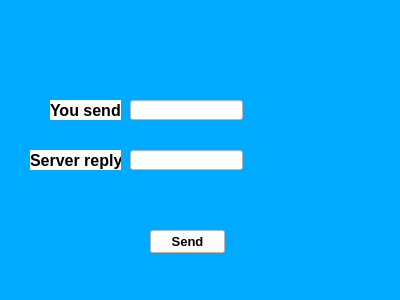
<?xml version="1.0" encoding="UTF-8"?>
<ui version="4.0">
 <class>MainWindow</class>
 <widget class="QMainWindow" name="MainWindow">
  <property name="geometry">
   <rect>
    <x>0</x>
    <y>0</y>
    <width>400</width>
    <height>300</height>
   </rect>
  </property>
  <property name="font">
   <font>
    <family>Yu Gothic UI</family>
    <pointsize>8</pointsize>
   </font>
  </property>
  <property name="windowTitle">
   <string>MainWindow</string>
  </property>
  <property name="styleSheet">
   <string notr="true">background-color: rgb(0, 170, 255);</string>
  </property>
  <widget class="QWidget" name="centralWidget">
   <widget class="QLineEdit" name="lineEdit">
    <property name="geometry">
     <rect>
      <x>130</x>
      <y>100</y>
      <width>113</width>
      <height>20</height>
     </rect>
    </property>
    <property name="styleSheet">
     <string notr="true">background-color: rgb(255, 255, 255);</string>
    </property>
   </widget>
   <widget class="QLineEdit" name="lineEdit_2">
    <property name="geometry">
     <rect>
      <x>130</x>
      <y>150</y>
      <width>113</width>
      <height>20</height>
     </rect>
    </property>
    <property name="styleSheet">
     <string notr="true">background-color: rgb(255, 255, 255);</string>
    </property>
   </widget>
   <widget class="QLabel" name="label">
    <property name="geometry">
     <rect>
      <x>50</x>
      <y>100</y>
      <width>71</width>
      <height>20</height>
     </rect>
    </property>
    <property name="font">
     <font>
      <family>Yu Gothic UI</family>
      <pointsize>12</pointsize>
      <weight>75</weight>
      <bold>true</bold>
     </font>
    </property>
    <property name="autoFillBackground">
     <bool>false</bool>
    </property>
    <property name="styleSheet">
     <string notr="true">background-color: rgb(255, 255, 255);</string>
    </property>
    <property name="text">
     <string>You send:</string>
    </property>
   </widget>
   <widget class="QLabel" name="label_2">
    <property name="geometry">
     <rect>
      <x>30</x>
      <y>150</y>
      <width>91</width>
      <height>20</height>
     </rect>
    </property>
    <property name="font">
     <font>
      <family>Yu Gothic UI</family>
      <pointsize>12</pointsize>
      <weight>75</weight>
      <bold>true</bold>
     </font>
    </property>
    <property name="styleSheet">
     <string notr="true">background-color: rgb(255, 255, 255);</string>
    </property>
    <property name="text">
     <string>Server reply:</string>
    </property>
   </widget>
   <widget class="QPushButton" name="pushButton">
    <property name="geometry">
     <rect>
      <x>150</x>
      <y>230</y>
      <width>75</width>
      <height>23</height>
     </rect>
    </property>
    <property name="font">
     <font>
      <family>MS Shell Dlg 2</family>
      <pointsize>10</pointsize>
      <weight>75</weight>
      <bold>true</bold>
     </font>
    </property>
    <property name="styleSheet">
     <string notr="true">selection-color: rgb(255, 85, 127);
background-color: rgb(255, 255, 255);</string>
    </property>
    <property name="text">
     <string>Send</string>
    </property>
   </widget>
  </widget>
 </widget>
 <layoutdefault spacing="6" margin="11"/>
 <resources/>
 <connections/>
</ui>
